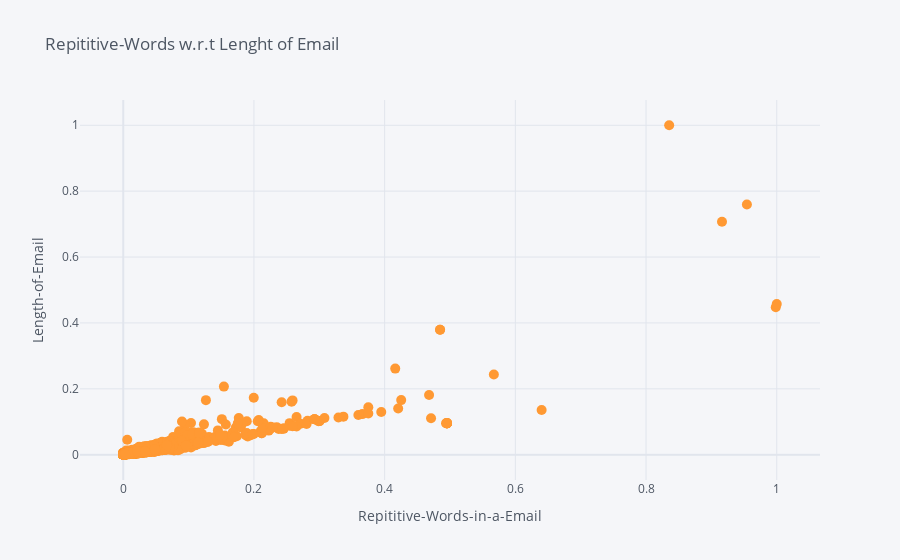

The cell this chart's notebook holds for it:
### Code cell
df_feature.iplot(kind='scatter',x='Repititive-Words-in-a-Email',y='Length-of-Email',mode='markers',size=10, xTitle='Repititive-Words-in-a-Email',
    yTitle='Length-of-Email',title='Repititive-Words w.r.t Lenght of Email')

### Figure 1 — Plotly figure (JSON) as saved in the notebook; plotly's stock layout.template omitted (floating-point values rounded to 4 significant figures; data arrays with more than 128 entries replaced by an {"elided": "..."} marker saying what was removed)
{"data": [{"line": {"color": "rgba(255, 153, 51, 1.0)", "dash": "solid", "shape": "linear", "width": 1.3}, "marker": {"size": 10, "symbol": "circle"}, "mode": "markers", "name": "Length-of-Email", "text": "", "type": "scatter", "x": {"elided": "4321 float values"}, "y": {"elided": "4321 float values"}}], "layout": {"legend": {"bgcolor": "#F5F6F9", "font": {"color": "#4D5663"}}, "paper_bgcolor": "#F5F6F9", "plot_bgcolor": "#F5F6F9", "title": {"font": {"color": "#4D5663"}, "text": "Repititive-Words w.r.t Lenght of Email"}, "xaxis": {"gridcolor": "#E1E5ED", "showgrid": true, "tickfont": {"color": "#4D5663"}, "title": {"font": {"color": "#4D5663"}, "text": "Repititive-Words-in-a-Email"}, "zerolinecolor": "#E1E5ED"}, "yaxis": {"gridcolor": "#E1E5ED", "showgrid": true, "tickfont": {"color": "#4D5663"}, "title": {"font": {"color": "#4D5663"}, "text": "Length-of-Email"}, "zerolinecolor": "#E1E5ED"}}}
